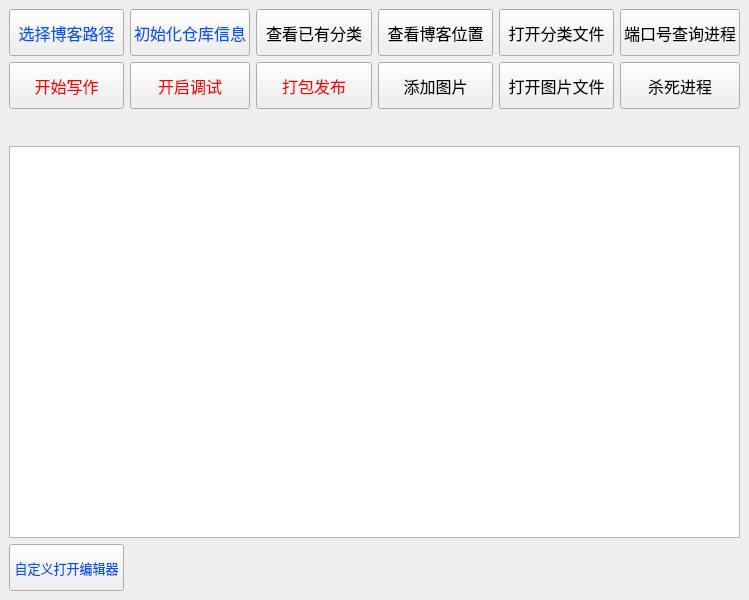
<?xml version="1.0" encoding="UTF-8"?>
<ui version="4.0">
 <class>MainWindow</class>
 <widget class="QMainWindow" name="MainWindow">
  <property name="geometry">
   <rect>
    <x>0</x>
    <y>0</y>
    <width>749</width>
    <height>600</height>
   </rect>
  </property>
  <property name="windowTitle">
   <string>MainWindow</string>
  </property>
  <widget class="QWidget" name="centralwidget">
   <property name="minimumSize">
    <size>
     <width>717</width>
     <height>0</height>
    </size>
   </property>
   <property name="styleSheet">
    <string notr="true">QPushButton{
	min-height: 45px;
	height: 45px;
	max-height: 45px;
}</string>
   </property>
   <layout class="QGridLayout" name="gridLayout">
    <item row="0" column="3">
     <widget class="QPushButton" name="show_Blog">
      <property name="minimumSize">
       <size>
        <width>0</width>
        <height>47</height>
       </size>
      </property>
      <property name="font">
       <font>
        <pointsize>12</pointsize>
       </font>
      </property>
      <property name="text">
       <string>查看博客位置</string>
      </property>
     </widget>
    </item>
    <item row="0" column="2">
     <widget class="QPushButton" name="show_categories">
      <property name="minimumSize">
       <size>
        <width>0</width>
        <height>47</height>
       </size>
      </property>
      <property name="maximumSize">
       <size>
        <width>16777215</width>
        <height>47</height>
       </size>
      </property>
      <property name="font">
       <font>
        <pointsize>12</pointsize>
       </font>
      </property>
      <property name="text">
       <string>查看已有分类</string>
      </property>
     </widget>
    </item>
    <item row="3" column="1" colspan="2">
     <widget class="QLabel" name="debug_link">
      <property name="minimumSize">
       <size>
        <width>100</width>
        <height>25</height>
       </size>
      </property>
      <property name="text">
       <string/>
      </property>
      <property name="openExternalLinks">
       <bool>true</bool>
      </property>
     </widget>
    </item>
    <item row="1" column="0">
     <widget class="QPushButton" name="start_write">
      <property name="minimumSize">
       <size>
        <width>0</width>
        <height>47</height>
       </size>
      </property>
      <property name="maximumSize">
       <size>
        <width>16777215</width>
        <height>47</height>
       </size>
      </property>
      <property name="font">
       <font>
        <pointsize>12</pointsize>
       </font>
      </property>
      <property name="styleSheet">
       <string notr="true">color:rgb(255, 0, 0)</string>
      </property>
      <property name="text">
       <string>开始写作</string>
      </property>
     </widget>
    </item>
    <item row="0" column="0">
     <widget class="QPushButton" name="choose_pos">
      <property name="minimumSize">
       <size>
        <width>0</width>
        <height>47</height>
       </size>
      </property>
      <property name="maximumSize">
       <size>
        <width>16777215</width>
        <height>47</height>
       </size>
      </property>
      <property name="font">
       <font>
        <pointsize>12</pointsize>
       </font>
      </property>
      <property name="styleSheet">
       <string notr="true">color: rgb(0, 85, 255);</string>
      </property>
      <property name="text">
       <string>选择博客路径</string>
      </property>
     </widget>
    </item>
    <item row="0" column="5">
     <widget class="QPushButton" name="check_processByport">
      <property name="minimumSize">
       <size>
        <width>0</width>
        <height>47</height>
       </size>
      </property>
      <property name="font">
       <font>
        <pointsize>12</pointsize>
       </font>
      </property>
      <property name="text">
       <string>端口号查询进程</string>
      </property>
     </widget>
    </item>
    <item row="4" column="0" colspan="6">
     <widget class="QTextEdit" name="textEdit">
      <property name="font">
       <font>
        <pointsize>10</pointsize>
       </font>
      </property>
      <property name="readOnly">
       <bool>true</bool>
      </property>
      <property name="html">
       <string>&lt;!DOCTYPE HTML PUBLIC &quot;-//W3C//DTD HTML 4.0//EN&quot; &quot;http://www.w3.org/TR/REC-html40/strict.dtd&quot;&gt;
&lt;html&gt;&lt;head&gt;&lt;meta name=&quot;qrichtext&quot; content=&quot;1&quot; /&gt;&lt;meta charset=&quot;utf-8&quot; /&gt;&lt;style type=&quot;text/css&quot;&gt;
p, li { white-space: pre-wrap; }
&lt;/style&gt;&lt;/head&gt;&lt;body style=&quot; font-family:'Microsoft YaHei UI'; font-size:10pt; font-weight:400; font-style:normal;&quot;&gt;
&lt;p style=&quot;-qt-paragraph-type:empty; margin-top:0px; margin-bottom:0px; margin-left:0px; margin-right:0px; -qt-block-indent:0; text-indent:0px; font-size:16pt;&quot;&gt;&lt;br /&gt;&lt;/p&gt;&lt;/body&gt;&lt;/html&gt;</string>
      </property>
      <property name="acceptRichText">
       <bool>false</bool>
      </property>
     </widget>
    </item>
    <item row="1" column="2">
     <widget class="QPushButton" name="release">
      <property name="minimumSize">
       <size>
        <width>0</width>
        <height>47</height>
       </size>
      </property>
      <property name="font">
       <font>
        <pointsize>12</pointsize>
       </font>
      </property>
      <property name="styleSheet">
       <string notr="true">color: rgb(255, 0, 0);</string>
      </property>
      <property name="text">
       <string>打包发布</string>
      </property>
     </widget>
    </item>
    <item row="0" column="4">
     <widget class="QPushButton" name="open_categories">
      <property name="minimumSize">
       <size>
        <width>0</width>
        <height>47</height>
       </size>
      </property>
      <property name="font">
       <font>
        <pointsize>12</pointsize>
       </font>
      </property>
      <property name="text">
       <string>打开分类文件</string>
      </property>
     </widget>
    </item>
    <item row="1" column="5">
     <widget class="QPushButton" name="kill_porcessbyPID">
      <property name="minimumSize">
       <size>
        <width>0</width>
        <height>47</height>
       </size>
      </property>
      <property name="font">
       <font>
        <pointsize>12</pointsize>
       </font>
      </property>
      <property name="text">
       <string>杀死进程</string>
      </property>
     </widget>
    </item>
    <item row="3" column="0">
     <spacer name="verticalSpacer">
      <property name="orientation">
       <enum>Qt::Vertical</enum>
      </property>
      <property name="sizeType">
       <enum>QSizePolicy::Fixed</enum>
      </property>
      <property name="sizeHint" stdset="0">
       <size>
        <width>20</width>
        <height>15</height>
       </size>
      </property>
     </spacer>
    </item>
    <item row="1" column="4">
     <widget class="QPushButton" name="open_imgfile">
      <property name="minimumSize">
       <size>
        <width>0</width>
        <height>47</height>
       </size>
      </property>
      <property name="font">
       <font>
        <pointsize>12</pointsize>
       </font>
      </property>
      <property name="text">
       <string>打开图片文件</string>
      </property>
     </widget>
    </item>
    <item row="3" column="3">
     <widget class="QLabel" name="video_link">
      <property name="text">
       <string/>
      </property>
      <property name="openExternalLinks">
       <bool>true</bool>
      </property>
     </widget>
    </item>
    <item row="1" column="1">
     <widget class="QPushButton" name="debug">
      <property name="minimumSize">
       <size>
        <width>0</width>
        <height>47</height>
       </size>
      </property>
      <property name="font">
       <font>
        <pointsize>12</pointsize>
       </font>
      </property>
      <property name="styleSheet">
       <string notr="true">color: rgb(255, 0, 0);</string>
      </property>
      <property name="text">
       <string>开启调试</string>
      </property>
     </widget>
    </item>
    <item row="0" column="1">
     <widget class="QPushButton" name="init">
      <property name="minimumSize">
       <size>
        <width>0</width>
        <height>47</height>
       </size>
      </property>
      <property name="maximumSize">
       <size>
        <width>16777215</width>
        <height>47</height>
       </size>
      </property>
      <property name="font">
       <font>
        <pointsize>12</pointsize>
       </font>
      </property>
      <property name="styleSheet">
       <string notr="true">color: rgb(0, 85, 255);</string>
      </property>
      <property name="text">
       <string>初始化仓库信息</string>
      </property>
     </widget>
    </item>
    <item row="1" column="3">
     <widget class="QPushButton" name="addImg">
      <property name="minimumSize">
       <size>
        <width>0</width>
        <height>47</height>
       </size>
      </property>
      <property name="font">
       <font>
        <pointsize>12</pointsize>
       </font>
      </property>
      <property name="text">
       <string>添加图片</string>
      </property>
     </widget>
    </item>
    <item row="5" column="0">
     <widget class="QPushButton" name="setEditor">
      <property name="font">
       <font>
        <pointsize>10</pointsize>
       </font>
      </property>
      <property name="styleSheet">
       <string notr="true">color: rgb(0, 85, 255);</string>
      </property>
      <property name="text">
       <string>自定义打开编辑器</string>
      </property>
     </widget>
    </item>
   </layout>
  </widget>
 </widget>
 <resources/>
 <connections/>
</ui>
